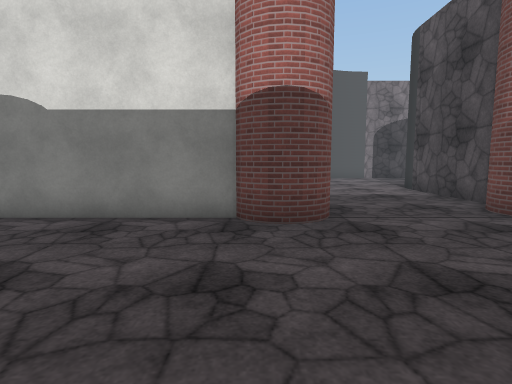
View 1 (above)

15 first-person views from a walk through a scene from a Unity 3-D project. The camera is 1.53 m above the floor, tilts 6° down and sees 80° across. Doors are open. The floor is counted in squares, 1.44 m on a side. Each view is taken from the middle of a square. On the plan, view 1 faces up. The plan holds only what a view shows up to about 12 squares ahead; the rest is blank. The place goes on beyond the plan. The player character is not drawn. Some surface patterns are stand-ins.

View 2
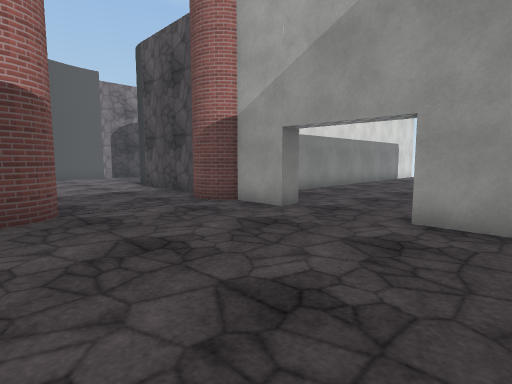

View 3
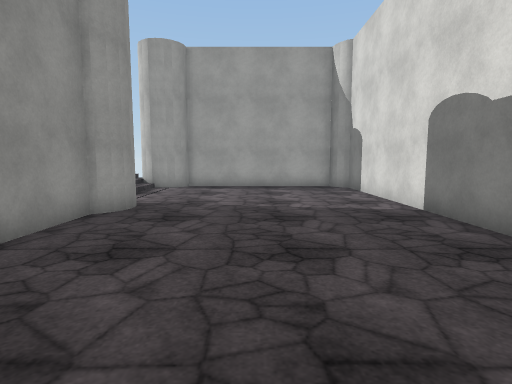

View 4
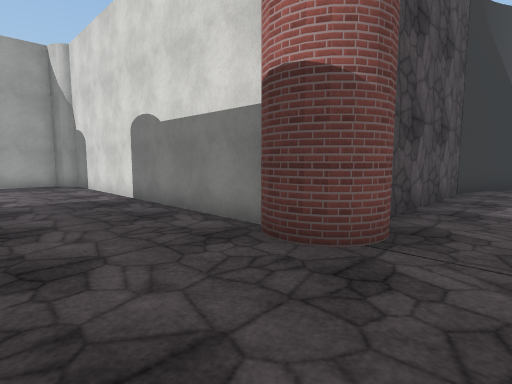

View 5
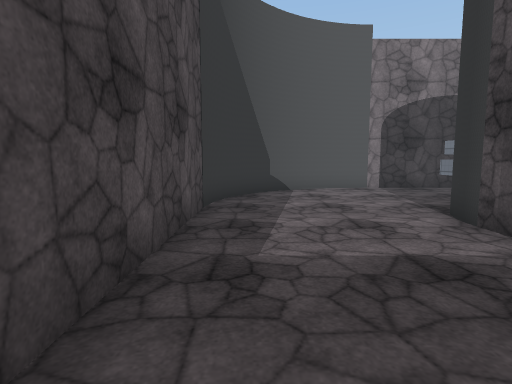

View 6
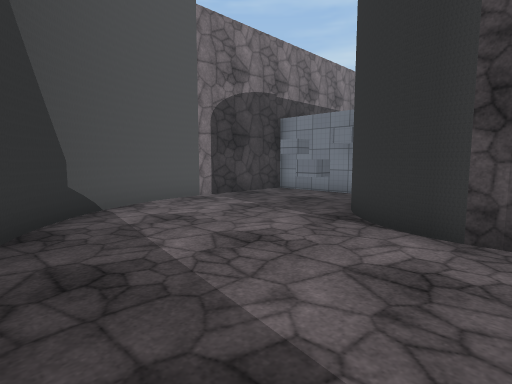

View 7
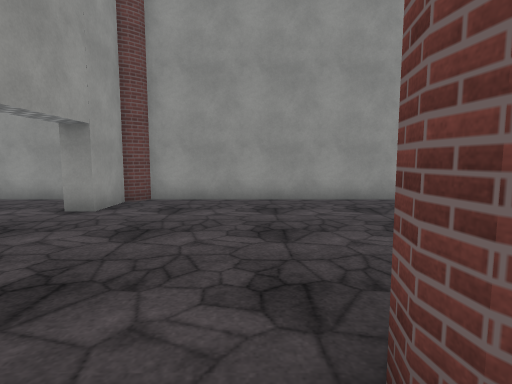

View 8
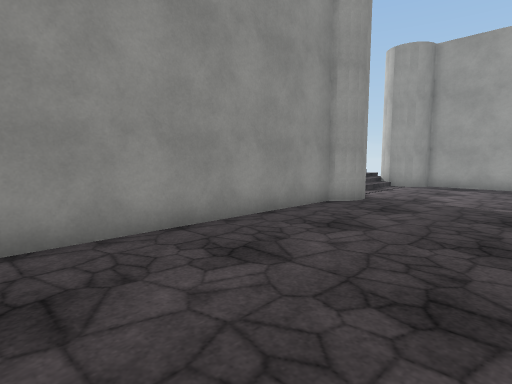

View 9
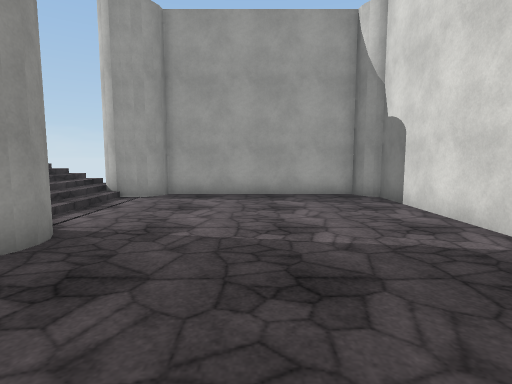

View 10
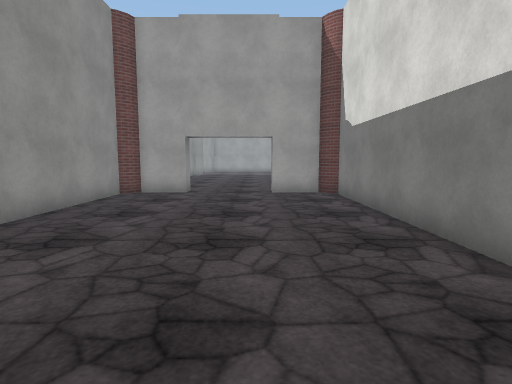

View 11
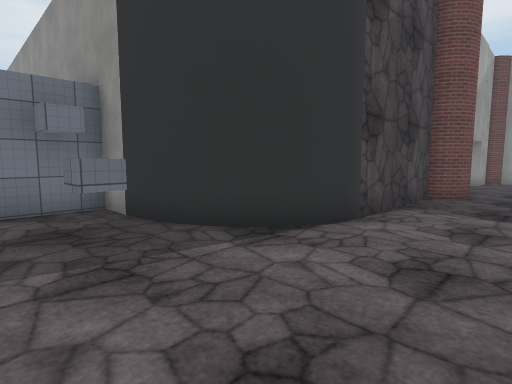

View 12
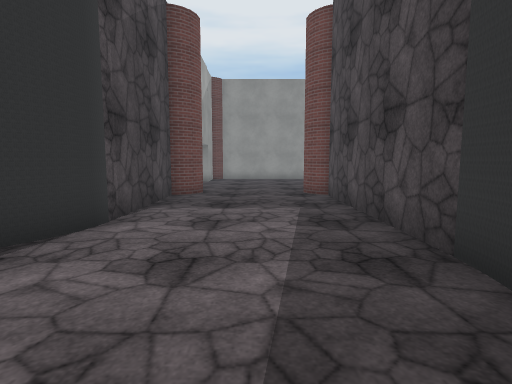

View 13
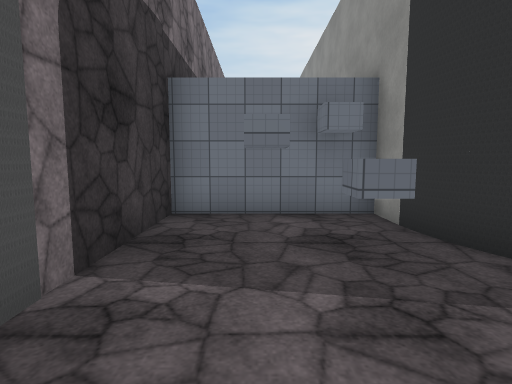

View 14
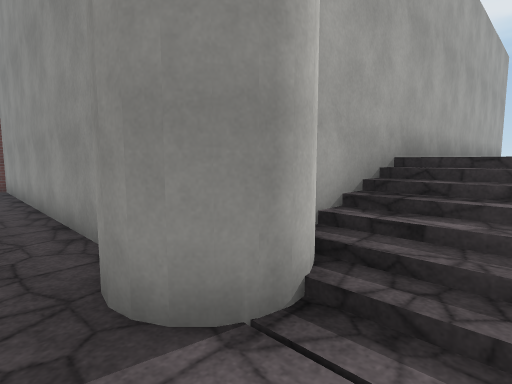

View 15
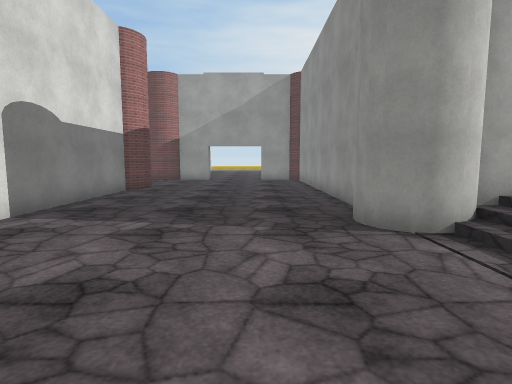

### Floor plan
Points are (right, up) in squares from view 1. A wall is a line through its corners. A room is listed if a view was taken in it or the views show most of it. See-through windows are left out.
Room 1 (views 1, 2, 3, 4, 5, 6, 7, 8, 9, 11, 12, 13, 14, 15)
walls: (-0.2, 5.6) (-10.8, 5.6); (4.9, 6.4) (5.2, 6.8); (5.5, 3.5) (5.5, 5.1); (5.5, 6.8) (5.5, 11.1); (0.8, 13.2) (0.8, 6.8); (-6.7, -1.4) (-6.2, -0.8) (-5.4, -0.7) (-4.9, -1.3) (4.8, -1.3) (5.4, -0.7) (5.4, 0.7); (5.6, 11) (5.6, 11.5); (0.9, 13.9) (0.8, 13.1); (1.1, 14.4) (0.9, 13.8); (5.9, 12) (6.2, 12.5); (1.3, 14.8) (1.1, 14.3); (-11.5, 5.1) (-11.5, -0.8); (6.3, 12.6) (6.9, 13.1); (1.8, 15.5) (1.2, 14.7); (7, 13.1) (7.7, 13.5); (2.1, 16) (1.7, 15.4); (2.5, 16.4) (2, 15.8); (7.5, 13.4) (8, 13.5) (8.4, 13.6); (8, 14.2) (7.3, 14.2) (7.3, 14.9) (8, 14.9); (8.6, 13.7) (10, 13.7) (10, 17.7) (5.6, 17.7); (3.8, 17.2) (3.2, 16.8) (2.4, 16.2); (4.3, 17.3) (3.6, 17); (5.6, 17.6) (4.5, 17.4)
low walls: (-7.5, -1.9) (-6.7, -1.9); (-7.5, -2.4) (-6.5, -2.4); (-10.4, -1.9) (-9.5, -1.9); (-10.4, -2.4) (-9.5, -2.4)
ways out: open door at (5, 2) to room 2; opening at (-8.5, -2)
Room 2 (view 10)
walls: (13.1, 5.6) (6.6, 5.6) (6, 4.9) (6, 3.5); (6, 0.7) (6, -0.9); (6.5, -1.3) (11, -1.3)
ways out: open door at (5, 2) to room 1

Where each view was taken, in squares from view 1:
view 1: 0 up, 0 right, facing up
view 2: 1 down, 0 right, facing up-right
view 3: 2 up, 1 right, facing left
view 4: 2 up, 3 right, facing up-left
view 5: 6 up, 2 right, facing up
view 6: 10 up, 1 right, facing up-right
view 7: 7 up, 2 right, facing down
view 8: 3 up, 2 right, facing down-left
view 9: 2 up, 2 left, facing left
view 10: 3 up, 16 right, facing left
view 11: 16 up, 3 right, facing down-right
view 12: 16 up, 3 right, facing down
view 13: 16 up, 4 right, facing right
view 14: 0 up, 8 left, facing down-right
view 15: 1 up, 11 left, facing right
